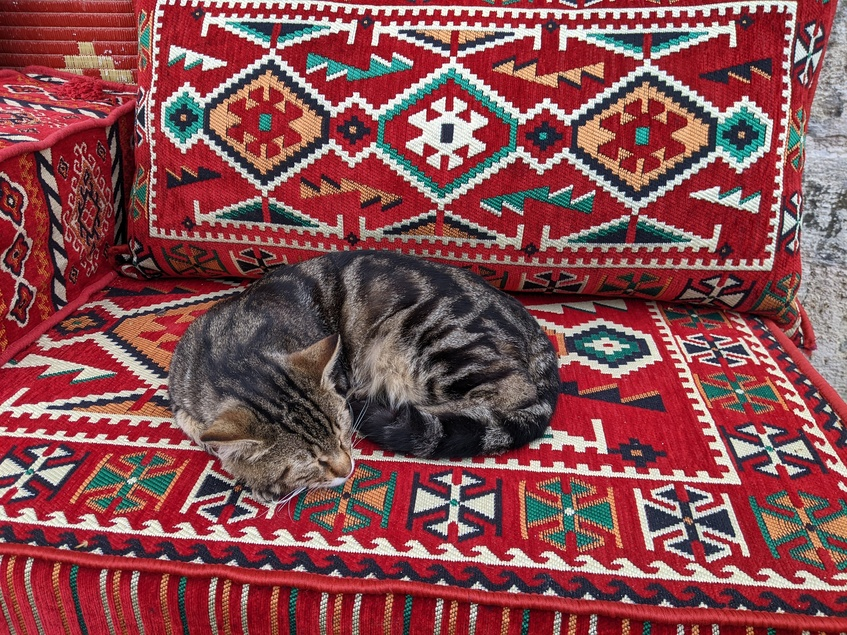
#> input picture hws/hw2/cat_istanbul.jpg, 847 x 635 px
$ jupyter execute --allow-errors images.ipynb   (shell and % lines are left out)
#> lines starting #> are read from the running program, lines starting #| are printed output that depends on the picture
### hws/hw2/image_util.py
import numpy as np

def horizontal_flip(im):
    """
    Perform horizontal flipping on the input image.
    Args:
        im (numpy.ndarray): Input grayscale image represented as a 2D NumPy array.
    Returns:
        numpy.ndarray: Flipped image represented as a 2D NumPy array.
    Example:
        >>> image = [[1, 2, 3],
                     [4, 5, 6],
                     [7, 8, 9]]
        >>> flipped_image = horizontal_flip(image)
        >>> flipped_image
        [[3, 2, 1],
         [6, 5, 4],
         [9, 8, 7]]
    """
    im_flipped = im.copy()
    width, height = im.shape
    ## YOUR CODE HERE
    return im_flipped


# [23 lines left out: function region_avg, not called in this run]


def blur(im, k=3):
    """Apply a blur filter to the input image using a rectangular averaging.
    Use the region_avg function.

    Args:
        im (numpy.ndarray): Input grayscale image represented as a 2D NumPy array.
        k (int, optional): Size of the rectangular submatrix (default is 3).

    Returns:
        numpy.ndarray: Blurred image represented as a 2D NumPy array.

    """
    ## YOUR CODE HERE
    return im_blurred


# [23 lines left out: function region_median, not called in this run]


def denoise(im, k=3):
    """Apply median filtering to denoise the input grayscale image.
    Apply region_median on each pixel.

    Args:
        im (numpy.ndarray): Input grayscale image represented as a 2D NumPy array.
        k (int, optional): Size of the rectangular region for median filtering (default is 3).

    Returns:
        numpy.ndarray: Denoised image represented as a 2D NumPy array.

    Example:
        >>> image = [[1, 2, 3],
                     [4, 5, 6],
                     [7, 8, 9]]
        >>> denoise(image)
        array([[3, 3, 4],
               [4, 5, 5],
               [6, 6, 7]])
    """
    ## YOUR CODE HERE
    return im_denoised


def thresholding(im, threshold=100):
    """Apply thresholding to convert the input grayscale image into a binary image.

    Args:
        im (numpy.ndarray): Input grayscale image represented as a 2D NumPy array.
        threshold (int, optional): Threshold value for pixel intensity (default is 100).

    Returns:
        numpy.ndarray: Binary image represented as a 2D NumPy array, where pixels
                       with intensity values above the threshold are set to 255 (white)
                       and pixels below the threshold are set to 0 (black).

    Example:
        >>> image = [[50, 120, 200],
                     [100, 150, 180],
                     [30, 170, 220]]
        >>> thresholding(image, threshold=100)
        array([[  0, 255, 255],
               [  0, 255, 255],
               [  0, 255, 255]], dtype=uint8)
    """
    ## YOUR CODE HERE
    return im_th


def center_crop(im, x_size, y_size):
    """ Perform a center crop on the input image.
    Args:
        im (numpy.ndarray): Input image represented as a 2D NumPy array.
        x_size (int): Desired width of the cropped region.
        y_size (int): Desired height of the cropped region.
    Returns:
        numpy.ndarray: Cropped image represented as a 2D NumPy array.
    Raises:
        ValueError: If the specified crop size is larger than the  dimensions of the image.
    Example:
        >>> image = [[1, 2, 3, 4, 5],
                     [6, 7, 8, 9, 10],
                     [11, 12, 13, 14, 15],
                     [16, 17, 18, 19, 20],
                     [21, 22, 23, 24, 25]]
        >>> center_crop(np.array(image), 3, 3)
        array([[ 7,  8,  9],
               [12, 13, 14],
               [17, 18, 19])
    """
    # Here is how you can define the center
    width, height = im.shape
    ic = width // 2
    jc = height // 2
    ## YOUR CODE HERE
    return im_cropped

### hws/hw2/images.ipynb
# Image processing testing notebook

## View

[cell 1]
import numpy as np
from image_util import horizontal_flip, region_avg, blur, denoise, thresholding, center_crop

[cell 2]
import matplotlib.pyplot as plt

plt.figure(figsize=(5, 3))
im = plt.imread("cat_istanbul.jpg")
#> im is the input picture: shape (635, 847, 3); mean R, G, B 135.1, 76, 79.9
plt.imshow(im)
plt.show()

[cell 3]
im.shape
#> Out = (635, 847, 3)

[cell 4]
im_gray = im[:,:,0]
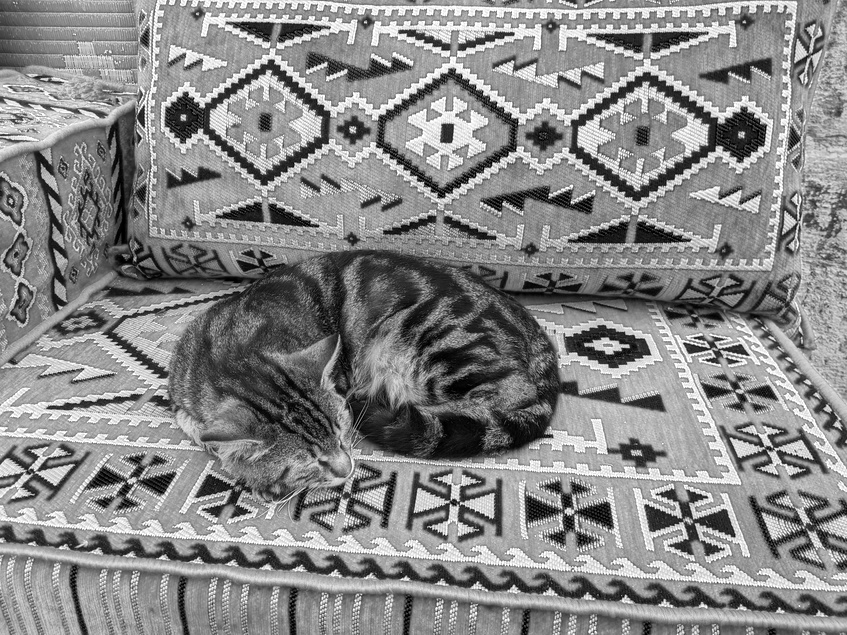
#> im_gray: shape (635, 847); min 0, max 255, mean 135.1
im_gray.shape
#> Out = (635, 847)

[cell 5]
plt.figure(figsize=(5, 3))
plt.imshow(im_gray, cmap='gray')
plt.show()

[cell 6]
def show_images(image1, image2, title1='Image 1', title2='Image 2'):
    fig, axes = plt.subplots(1, 2, figsize=(9, 5))

    axes[0].imshow(image1, cmap='gray')
    axes[0].set_title(title1)
    axes[0].axis('off')

    axes[1].imshow(image2, cmap='gray')
    axes[1].set_title(title2)
    axes[1].axis('off')

    plt.show()

[cell 7]
im_noisy = plt.imread("noisy_cat.jpg")
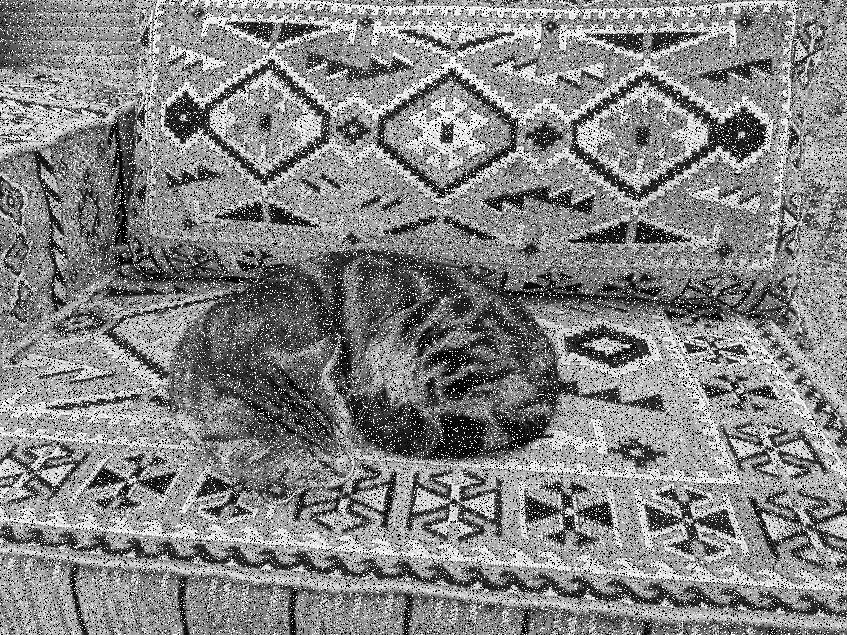
#> input picture hws/hw2/noisy_cat.jpg, 847 x 635 px
#> im_noisy is the input picture: shape (635, 847); min 0, max 255, mean 132.4
show_images(im_gray, im_noisy, title1='Original', title2='Noisy')
#> in show_images, `plt.show()`:
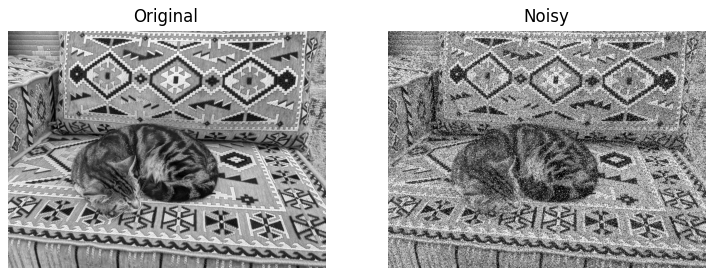
#> figure drawn by matplotlib, 2 panels

## Flip

[cell 8]
im_flipped = horizontal_flip(im_gray)

[cell 9]
show_images(im_gray, im_flipped, title1='Original', title2='Flipped')
#> call 2 of show_images, with title1 = 'Original', title2 = 'Flipped'
#> in show_images (call 2), `plt.show()`:
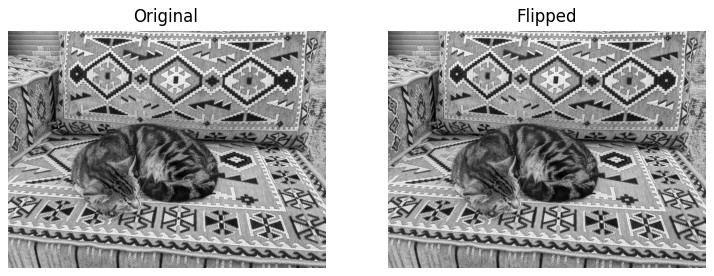
#> figure drawn by matplotlib, 2 panels

## Blur

#> (a cell that did not finish here is left out)


#> (a cell that did not finish here is left out)

## Denoise

#> (a cell that did not finish here is left out)


#> (a cell that did not finish here is left out)

## Thresholding

#> (a cell that did not finish here is left out)


#> (a cell that did not finish here is left out)

## Center Crop

#> (a cell that did not finish here is left out)


#> (a cell that did not finish here is left out)

#> (a cell that did not finish here is left out)
